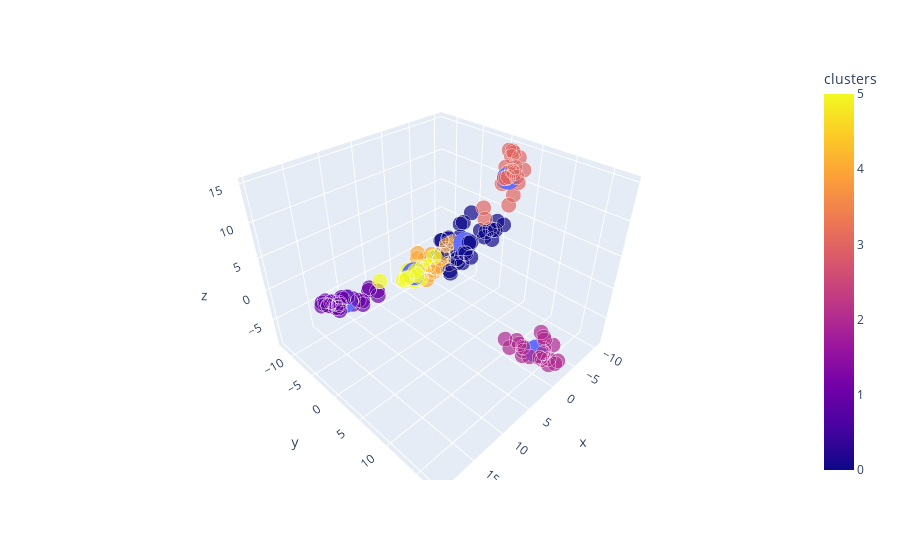

The cell this chart's notebook holds for it:
### Markdown cell above
## Clusters and Centroids

### Code cell
transformed_df = pd.DataFrame(transformed_train_X, columns=['x','y','z'])
transformed_df['clusters'] = kmeans.labels_
transformed_df['target'] = train_y.values
transformed_df['name'] = df.index
transformed_df['size'] = [1 for i in range(transformed_df.shape[0])]
fig = px.scatter_3d(transformed_df, x='x', y='y', z='z',
              color='clusters', hover_data=['name'], size='size', size_max=15)
fig.add_trace(px.scatter_3d(pd.DataFrame(kmeans.cluster_centers_, columns=['x','y','z']), x='x', y='y', z='z').data[0])
fig.show()

### Figure 1 — Plotly figure (JSON) as saved in the notebook; plotly's stock layout.template omitted (floating-point values rounded to 4 significant figures; data arrays with more than 128 entries replaced by an {"elided": "..."} marker saying what was removed)
{"data": [{"customdata": {"elided": "166x1 str values"}, "hovertemplate": "x=%{x}<br>y=%{y}<br>z=%{z}<br>size=%{marker.size}<br>name=%{customdata[0]}<br>clusters=%{marker.color}<extra></extra>", "legendgroup": "", "marker": {"color": {"elided": "166 int values"}, "coloraxis": "coloraxis", "size": {"elided": "166 int values"}, "sizemode": "area", "sizeref": 0.004444, "symbol": "circle"}, "mode": "markers", "name": "", "scene": "scene", "showlegend": false, "type": "scatter3d", "x": {"elided": "166 float values"}, "y": {"elided": "166 float values"}, "z": {"elided": "166 float values"}}, {"hovertemplate": "x=%{x}<br>y=%{y}<br>z=%{z}<extra></extra>", "legendgroup": "", "marker": {"color": "#636efa", "symbol": "circle"}, "mode": "markers", "name": "", "scene": "scene", "showlegend": false, "type": "scatter3d", "x": [-4.549, 16.8, -1.169, -8.039, -4.764, 0.7606], "y": [-1.614, -0.6502, 14.37, 2.46, -8.018, -6.84], "z": [1.108, 3.243, -6.672, 11.43, -5.343, -4.137]}], "layout": {"coloraxis": {"colorbar": {"title": {"text": "clusters"}}, "colorscale": [[0, "#0d0887"], [0.1111, "#46039f"], [0.2222, "#7201a8"], [0.3333, "#9c179e"], [0.4444, "#bd3786"], [0.5556, "#d8576b"], [0.6667, "#ed7953"], [0.7778, "#fb9f3a"], [0.8889, "#fdca26"], [1, "#f0f921"]]}, "legend": {"itemsizing": "constant", "tracegroupgap": 0}, "margin": {"t": 60}, "scene": {"domain": {"x": [0, 1], "y": [0, 1]}, "xaxis": {"title": {"text": "x"}}, "yaxis": {"title": {"text": "y"}}, "zaxis": {"title": {"text": "z"}}}}}
